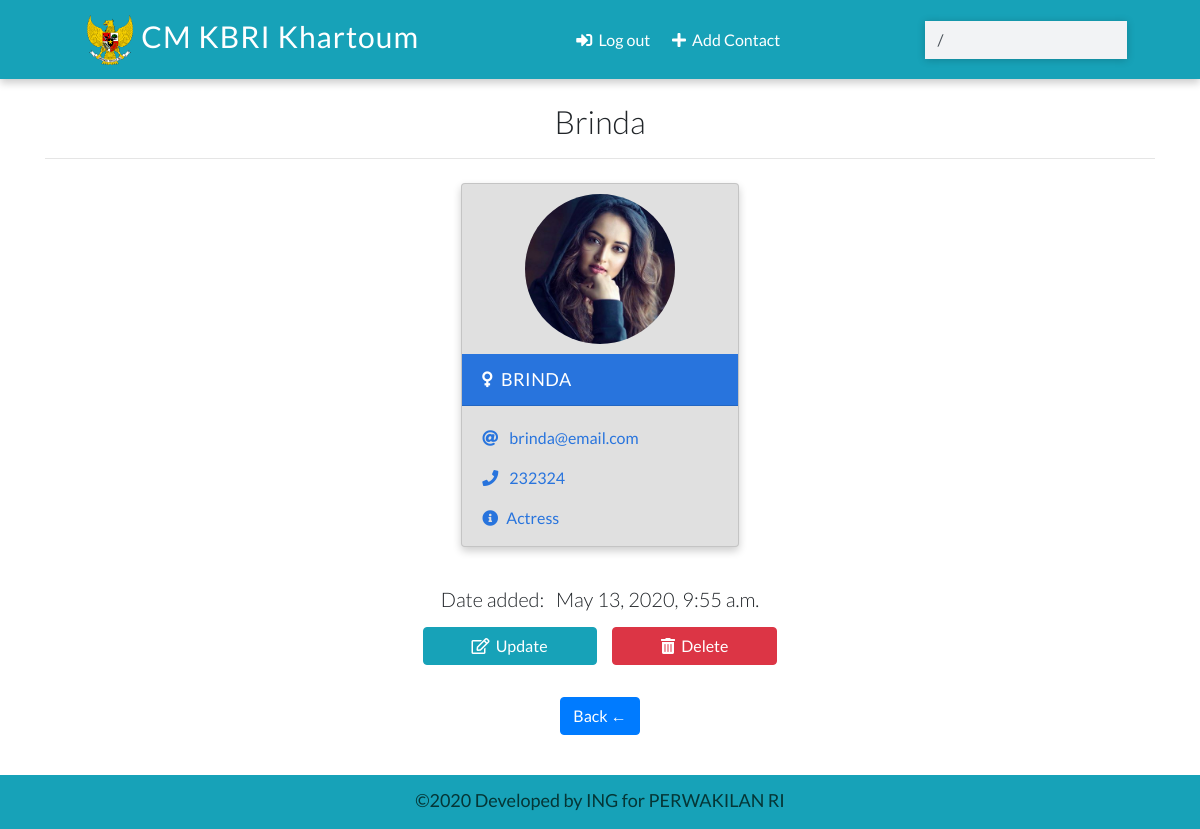
Screenshot of /detail/24/ (signed in) with the database file from the repository.
### contacts/models.py (models this page shows, shortened)
class Contact(models.Model):
	name		= models.CharField(max_length=30)
	email		= models.CharField(max_length=100)
	phone		= models.IntegerField()
	info		= models.CharField(max_length=30)
	gender	= models.CharField(max_length=30, choices=(
							('male', 'Male'),
							('female', 'Female'),
							('other', 'Other')))
	image		= models.ImageField(upload_to='images/', blank=True)
	date_added 	= models.DateTimeField(default=datetime.now)
	class Meta:
		ordering = ['-id']

### contacts/views.py (the view)
# urls.py: path('detail/<int:pk>/', views.ContactDetailView.as_view(), name='detail'),
class ContactDetailView(LoginRequiredMixin, DetailView):
	template_name = 'detail.html'
	model 		  = Contact
	context_object_name = 'contact'

### templates/detail.html (shortened to what this page needs)
{% extends 'base.html' %}
{% load static %}
{% block content %}
  <div class="container">
    <h2 class="heading font-weight-light text-center">{{contact.name}}</h2>
    <hr />
  </div>
  <div class="container main-part">
    {% include 'partials/_card.html' %}
    <div class="container m-3">
      <h5 class="text-center my-3 font-weight-light">Date added: &nbsp; {{contact.date_added}}</h5>
      <p class="text-center text-light">
        <a href="{% url 'update' contact.id %}" class="btn btn-info px-5">
          <i class="far fa-edit"></i>&nbsp; Update
        </a>
        <a href="{% url 'delete' contact.id %}" class="btn btn-danger px-5">
          <i class="fas fa-trash-alt"></i>&nbsp; Delete
        </a>
      </p>
    </div>
    <p><a class="btn btn-primary" href="{% url 'home' %}">Back &larr;</a></p>
  </div>
{% endblock content %}

### templates/partials/_card.html (shortened to what this page needs)
{% load static %}
          {% if contact.gender == 'male' %}
            <div class="card my-2 mx-2 boy-card">
              <img style="border-radius: 50%; margin: 10px auto; width:150px; height: 150px !important;"
                src="{% if contact.image %}
                {{contact.image.url}}
                {% else %}
                {% static 'images/boy.png' %}
                {% endif %}" class="img-fluid" />
              <div class="card-header">
                <a href="{% url 'detail' contact.id %}" class="text-white header-link"
                  ><i class="fas fa-mars mr-2"></i>{{contact.name}}</a
                >
              </div>
              <div class="card-body pb-0">
                <p>
                  <i class="fas fa-at mr-2"></i>
                  <a href="mailto:{{contact.email}}">{{contact.email}}</a>
                </p>
                <p>
                  <i class="fas fa-phone mr-2"></i>
                  <a href="tel:{{contact.phone}}">{{contact.phone}}</a>
                </p>
                <p><i class="fas fa-info-circle mr-2"></i>{{contact.info}}</p>
              </div>
            </div>
          {% elif contact.gender == 'female' %}
            <div class="card my-2 mx-2 boy-card {% if 'detail' in request.path %}mx-auto w-25{% endif %}">
              <img style="border-radius: 50%; margin: 10px auto; width:150px; height: 150px !important;"
                src="{% if contact.image %}
                {{contact.image.url}}
                {% else %}
                {% static 'images/girl.png' %}
                {% endif %}" class="img-fluid" />
              <div class="card-header">
                <a href="{% url 'detail' contact.id %}" class="text-white header-link"
                  ><i class="fas fa-venus mr-2"></i>{{contact.name}}</a
                >
              </div>
              <div class="card-body pb-0">
                <p>
                  <i class="fas fa-at mr-2"></i>
                  <a href="mailto:{{contact.email}}">{{contact.email}}</a>
                </p>
                <p>
                  <i class="fas fa-phone mr-2"></i>
                  <a href="tel:{{contact.phone}}">{{contact.phone}}</a>
                </p>
                <p><i class="fas fa-info-circle mr-2"></i>{{contact.info}}</p>
              </div>
            </div>
          {% endif %}

### static/css/main.css (style rules this page uses)
:root { --back: #17A2B8; --girl: #e64298; --boy: #2874dd; }
body { font-family: Lato, sans-serif; }
.card { box-shadow: 0 4px 8px 0 rgba(0, 0, 0, 0.2); transition: 0.3s; min-width: 250px; box-sizing: border-box; }
img { height: 50px !important; }
.card-header { font-size: 18px; letter-spacing: 0.5px; text-transform: uppercase; }
.boy-card .card-header { background-color: var(--boy); }
.boy-card .card-body, .boy-card .card-body p a { color: var(--boy); }
.card-body p { cursor: pointer; }
.main-part { display: flex; flex-wrap: wrap; justify-content: space-evenly; }
.card { background: #E0E0E0; }

### rows the page displays
Contact: name "Brinda", image (picture), name "BRINDA", email "brinda@email.com", phone "232324", info "Actress", date_added "May 13, 2020, 9:55 a.m."
